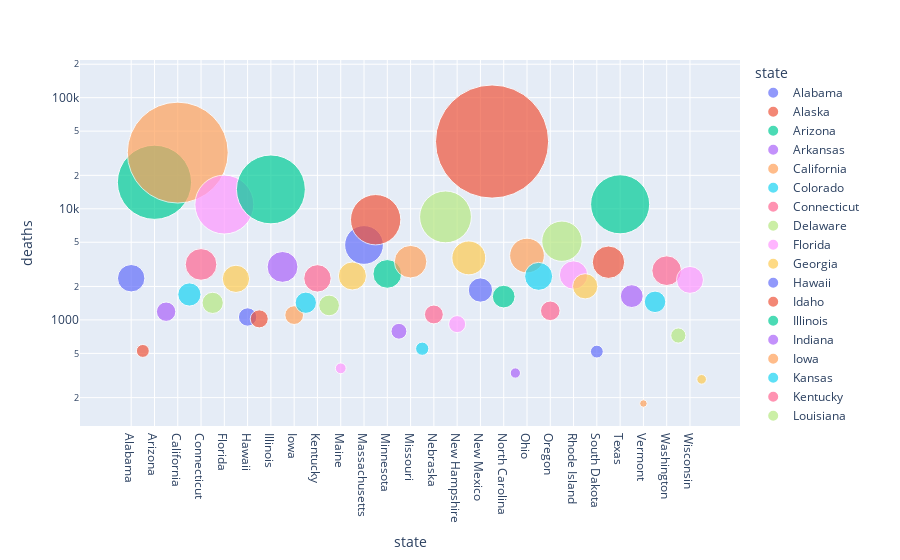

The notebook cell this image was saved under:
### Code cell
px.scatter(perstate22, x='state', y='deaths', 
           hover_data=['cases'],
           color='state', size='deaths', size_max=80, log_y=True)

### Figure 1 — Plotly figure (JSON) as saved in the notebook; plotly's stock layout.template omitted (floating-point values rounded to 4 significant figures)
{"data": [{"customdata": [[186245]], "hovertemplate": "state=%{x}<br>deaths=%{marker.size}<br>cases=%{customdata[0]}<extra></extra>", "legendgroup": "Alabama", "marker": {"color": "#636efa", "size": [2373], "sizemode": "area", "sizeref": 6.295, "symbol": "circle"}, "mode": "markers", "name": "Alabama", "orientation": "v", "showlegend": true, "type": "scatter", "x": ["Alabama"], "xaxis": "x", "y": [2373], "yaxis": "y"}, {"customdata": [[105418]], "hovertemplate": "state=%{x}<br>deaths=%{marker.size}<br>cases=%{customdata[0]}<extra></extra>", "legendgroup": "Alaska", "marker": {"color": "#EF553B", "size": [526], "sizemode": "area", "sizeref": 6.295, "symbol": "circle"}, "mode": "markers", "name": "Alaska", "orientation": "v", "showlegend": true, "type": "scatter", "x": ["Alaska"], "xaxis": "x", "y": [526], "yaxis": "y"}, {"customdata": [[1283590]], "hovertemplate": "state=%{x}<br>deaths=%{marker.size}<br>cases=%{customdata[0]}<extra></extra>", "legendgroup": "Arizona", "marker": {"color": "#00cc96", "size": [17326], "sizemode": "area", "sizeref": 6.295, "symbol": "circle"}, "mode": "markers", "name": "Arizona", "orientation": "v", "showlegend": true, "type": "scatter", "x": ["Arizona"], "xaxis": "x", "y": [17326], "yaxis": "y"}, {"customdata": [[104125]], "hovertemplate": "state=%{x}<br>deaths=%{marker.size}<br>cases=%{customdata[0]}<extra></extra>", "legendgroup": "Arkansas", "marker": {"color": "#ab63fa", "size": [1186], "sizemode": "area", "sizeref": 6.295, "symbol": "circle"}, "mode": "markers", "name": "Arkansas", "orientation": "v", "showlegend": true, "type": "scatter", "x": ["Arkansas"], "xaxis": "x", "y": [1186], "yaxis": "y"}, {"customdata": [[2918596]], "hovertemplate": "state=%{x}<br>deaths=%{marker.size}<br>cases=%{customdata[0]}<extra></extra>", "legendgroup": "California", "marker": {"color": "#FFA15A", "size": [32045], "sizemode": "area", "sizeref": 6.295, "symbol": "circle"}, "mode": "markers", "name": "California", "orientation": "v", "showlegend": true, "type": "scatter", "x": ["California"], "xaxis": "x", "y": [32045], "yaxis": "y"}, {"customdata": [[191085]], "hovertemplate": "state=%{x}<br>deaths=%{marker.size}<br>cases=%{customdata[0]}<extra></extra>", "legendgroup": "Colorado", "marker": {"color": "#19d3f3", "size": [1695], "sizemode": "area", "sizeref": 6.295, "symbol": "circle"}, "mode": "markers", "name": "Colorado", "orientation": "v", "showlegend": true, "type": "scatter", "x": ["Colorado"], "xaxis": "x", "y": [1695], "yaxis": "y"}, {"customdata": [[216983]], "hovertemplate": "state=%{x}<br>deaths=%{marker.size}<br>cases=%{customdata[0]}<extra></extra>", "legendgroup": "Connecticut", "marker": {"color": "#FF6692", "size": [3158], "sizemode": "area", "sizeref": 6.295, "symbol": "circle"}, "mode": "markers", "name": "Connecticut", "orientation": "v", "showlegend": true, "type": "scatter", "x": ["Connecticut"], "xaxis": "x", "y": [3158], "yaxis": "y"}, {"customdata": [[152569]], "hovertemplate": "state=%{x}<br>deaths=%{marker.size}<br>cases=%{customdata[0]}<extra></extra>", "legendgroup": "Delaware", "marker": {"color": "#B6E880", "size": [1424], "sizemode": "area", "sizeref": 6.295, "symbol": "circle"}, "mode": "markers", "name": "Delaware", "orientation": "v", "showlegend": true, "type": "scatter", "x": ["Delaware"], "xaxis": "x", "y": [1424], "yaxis": "y"}, {"customdata": [[1209302]], "hovertemplate": "state=%{x}<br>deaths=%{marker.size}<br>cases=%{customdata[0]}<extra></extra>", "legendgroup": "Florida", "marker": {"color": "#FF97FF", "size": [10921], "sizemode": "area", "sizeref": 6.295, "symbol": "circle"}, "mode": "markers", "name": "Florida", "orientation": "v", "showlegend": true, "type": "scatter", "x": ["Florida"], "xaxis": "x", "y": [10921], "yaxis": "y"}, {"customdata": [[222496]], "hovertemplate": "state=%{x}<br>deaths=%{marker.size}<br>cases=%{customdata[0]}<extra></extra>", "legendgroup": "Georgia", "marker": {"color": "#FECB52", "size": [2343], "sizemode": "area", "sizeref": 6.295, "symbol": "circle"}, "mode": "markers", "name": "Georgia", "orientation": "v", "showlegend": true, "type": "scatter", "x": ["Georgia"], "xaxis": "x", "y": [2343], "yaxis": "y"}, {"customdata": [[178469]], "hovertemplate": "state=%{x}<br>deaths=%{marker.size}<br>cases=%{customdata[0]}<extra></extra>", "legendgroup": "Hawaii", "marker": {"color": "#636efa", "size": [1063], "sizemode": "area", "sizeref": 6.295, "symbol": "circle"}, "mode": "markers", "name": "Hawaii", "orientation": "v", "showlegend": true, "type": "scatter", "x": ["Hawaii"], "xaxis": "x", "y": [1063], "yaxis": "y"}, {"customdata": [[135440]], "hovertemplate": "state=%{x}<br>deaths=%{marker.size}<br>cases=%{customdata[0]}<extra></extra>", "legendgroup": "Idaho", "marker": {"color": "#EF553B", "size": [1022], "sizemode": "area", "sizeref": 6.295, "symbol": "circle"}, "mode": "markers", "name": "Idaho", "orientation": "v", "showlegend": true, "type": "scatter", "x": ["Idaho"], "xaxis": "x", "y": [1022], "yaxis": "y"}, {"customdata": [[1204083]], "hovertemplate": "state=%{x}<br>deaths=%{marker.size}<br>cases=%{customdata[0]}<extra></extra>", "legendgroup": "Illinois", "marker": {"color": "#00cc96", "size": [14945], "sizemode": "area", "sizeref": 6.295, "symbol": "circle"}, "mode": "markers", "name": "Illinois", "orientation": "v", "showlegend": true, "type": "scatter", "x": ["Illinois"], "xaxis": "x", "y": [14945], "yaxis": "y"}, {"customdata": [[227778]], "hovertemplate": "state=%{x}<br>deaths=%{marker.size}<br>cases=%{customdata[0]}<extra></extra>", "legendgroup": "Indiana", "marker": {"color": "#ab63fa", "size": [3000], "sizemode": "area", "sizeref": 6.295, "symbol": "circle"}, "mode": "markers", "name": "Indiana", "orientation": "v", "showlegend": true, "type": "scatter", "x": ["Indiana"], "xaxis": "x", "y": [3000], "yaxis": "y"}, {"customdata": [[126409]], "hovertemplate": "state=%{x}<br>deaths=%{marker.size}<br>cases=%{customdata[0]}<extra></extra>", "legendgroup": "Iowa", "marker": {"color": "#FFA15A", "size": [1105], "sizemode": "area", "sizeref": 6.295, "symbol": "circle"}, "mode": "markers", "name": "Iowa", "orientation": "v", "showlegend": true, "type": "scatter", "x": ["Iowa"], "xaxis": "x", "y": [1105], "yaxis": "y"}, {"customdata": [[148890]], "hovertemplate": "state=%{x}<br>deaths=%{marker.size}<br>cases=%{customdata[0]}<extra></extra>", "legendgroup": "Kansas", "marker": {"color": "#19d3f3", "size": [1428], "sizemode": "area", "sizeref": 6.295, "symbol": "circle"}, "mode": "markers", "name": "Kansas", "orientation": "v", "showlegend": true, "type": "scatter", "x": ["Kansas"], "xaxis": "x", "y": [1428], "yaxis": "y"}, {"customdata": [[236424]], "hovertemplate": "state=%{x}<br>deaths=%{marker.size}<br>cases=%{customdata[0]}<extra></extra>", "legendgroup": "Kentucky", "marker": {"color": "#FF6692", "size": [2366], "sizemode": "area", "sizeref": 6.295, "symbol": "circle"}, "mode": "markers", "name": "Kentucky", "orientation": "v", "showlegend": true, "type": "scatter", "x": ["Kentucky"], "xaxis": "x", "y": [2366], "yaxis": "y"}, {"customdata": [[115730]], "hovertemplate": "state=%{x}<br>deaths=%{marker.size}<br>cases=%{customdata[0]}<extra></extra>", "legendgroup": "Louisiana", "marker": {"color": "#B6E880", "size": [1350], "sizemode": "area", "sizeref": 6.295, "symbol": "circle"}, "mode": "markers", "name": "Louisiana", "orientation": "v", "showlegend": true, "type": "scatter", "x": ["Louisiana"], "xaxis": "x", "y": [1350], "yaxis": "y"}, {"customdata": [[53039]], "hovertemplate": "state=%{x}<br>deaths=%{marker.size}<br>cases=%{customdata[0]}<extra></extra>", "legendgroup": "Maine", "marker": {"color": "#FF97FF", "size": [367], "sizemode": "area", "sizeref": 6.295, "symbol": "circle"}, "mode": "markers", "name": "Maine", "orientation": "v", "showlegend": true, "type": "scatter", "x": ["Maine"], "xaxis": "x", "y": [367], "yaxis": "y"}, {"customdata": [[180185]], "hovertemplate": "state=%{x}<br>deaths=%{marker.size}<br>cases=%{customdata[0]}<extra></extra>", "legendgroup": "Maryland", "marker": {"color": "#FECB52", "size": [2487], "sizemode": "area", "sizeref": 6.295, "symbol": "circle"}, "mode": "markers", "name": "Maryland", "orientation": "v", "showlegend": true, "type": "scatter", "x": ["Maryland"], "xaxis": "x", "y": [2487], "yaxis": "y"}, {"customdata": [[356297]], "hovertemplate": "state=%{x}<br>deaths=%{marker.size}<br>cases=%{customdata[0]}<extra></extra>", "legendgroup": "Massachusetts", "marker": {"color": "#636efa", "size": [4726], "sizemode": "area", "sizeref": 6.295, "symbol": "circle"}, "mode": "markers", "name": "Massachusetts", "orientation": "v", "showlegend": true, "type": "scatter", "x": ["Massachusetts"], "xaxis": "x", "y": [4726], "yaxis": "y"}, {"customdata": [[416604]], "hovertemplate": "state=%{x}<br>deaths=%{marker.size}<br>cases=%{customdata[0]}<extra></extra>", "legendgroup": "Michigan", "marker": {"color": "#EF553B", "size": [7975], "sizemode": "area", "sizeref": 6.295, "symbol": "circle"}, "mode": "markers", "name": "Michigan", "orientation": "v", "showlegend": true, "type": "scatter", "x": ["Michigan"], "xaxis": "x", "y": [7975], "yaxis": "y"}, {"customdata": [[315007]], "hovertemplate": "state=%{x}<br>deaths=%{marker.size}<br>cases=%{customdata[0]}<extra></extra>", "legendgroup": "Minnesota", "marker": {"color": "#00cc96", "size": [2595], "sizemode": "area", "sizeref": 6.295, "symbol": "circle"}, "mode": "markers", "name": "Minnesota", "orientation": "v", "showlegend": true, "type": "scatter", "x": ["Minnesota"], "xaxis": "x", "y": [2595], "yaxis": "y"}, {"customdata": [[54026]], "hovertemplate": "state=%{x}<br>deaths=%{marker.size}<br>cases=%{customdata[0]}<extra></extra>", "legendgroup": "Mississippi", "marker": {"color": "#ab63fa", "size": [791], "sizemode": "area", "sizeref": 6.295, "symbol": "circle"}, "mode": "markers", "name": "Mississippi", "orientation": "v", "showlegend": true, "type": "scatter", "x": ["Mississippi"], "xaxis": "x", "y": [791], "yaxis": "y"}, {"customdata": [[228826]], "hovertemplate": "state=%{x}<br>deaths=%{marker.size}<br>cases=%{customdata[0]}<extra></extra>", "legendgroup": "Missouri", "marker": {"color": "#FFA15A", "size": [3342], "sizemode": "area", "sizeref": 6.295, "symbol": "circle"}, "mode": "markers", "name": "Missouri", "orientation": "v", "showlegend": true, "type": "scatter", "x": ["Missouri"], "xaxis": "x", "y": [3342], "yaxis": "y"}, {"customdata": [[43099]], "hovertemplate": "state=%{x}<br>deaths=%{marker.size}<br>cases=%{customdata[0]}<extra></extra>", "legendgroup": "Montana", "marker": {"color": "#19d3f3", "size": [551], "sizemode": "area", "sizeref": 6.295, "symbol": "circle"}, "mode": "markers", "name": "Montana", "orientation": "v", "showlegend": true, "type": "scatter", "x": ["Montana"], "xaxis": "x", "y": [551], "yaxis": "y"}, {"customdata": [[151824]], "hovertemplate": "state=%{x}<br>deaths=%{marker.size}<br>cases=%{customdata[0]}<extra></extra>", "legendgroup": "Nebraska", "marker": {"color": "#FF6692", "size": [1120], "sizemode": "area", "sizeref": 6.295, "symbol": "circle"}, "mode": "markers", "name": "Nebraska", "orientation": "v", "showlegend": true, "type": "scatter", "x": ["Nebraska"], "xaxis": "x", "y": [1120], "yaxis": "y"}, {"customdata": [[543811]], "hovertemplate": "state=%{x}<br>deaths=%{marker.size}<br>cases=%{customdata[0]}<extra></extra>", "legendgroup": "Nevada", "marker": {"color": "#B6E880", "size": [8458], "sizemode": "area", "sizeref": 6.295, "symbol": "circle"}, "mode": "markers", "name": "Nevada", "orientation": "v", "showlegend": true, "type": "scatter", "x": ["Nevada"], "xaxis": "x", "y": [8458], "yaxis": "y"}, {"customdata": [[102553]], "hovertemplate": "state=%{x}<br>deaths=%{marker.size}<br>cases=%{customdata[0]}<extra></extra>", "legendgroup": "New Hampshire", "marker": {"color": "#FF97FF", "size": [917], "sizemode": "area", "sizeref": 6.295, "symbol": "circle"}, "mode": "markers", "name": "New Hampshire", "orientation": "v", "showlegend": true, "type": "scatter", "x": ["New Hampshire"], "xaxis": "x", "y": [917], "yaxis": "y"}, {"customdata": [[241539]], "hovertemplate": "state=%{x}<br>deaths=%{marker.size}<br>cases=%{customdata[0]}<extra></extra>", "legendgroup": "New Jersey", "marker": {"color": "#FECB52", "size": [3615], "sizemode": "area", "sizeref": 6.295, "symbol": "circle"}, "mode": "markers", "name": "New Jersey", "orientation": "v", "showlegend": true, "type": "scatter", "x": ["New Jersey"], "xaxis": "x", "y": [3615], "yaxis": "y"}, {"customdata": [[150120]], "hovertemplate": "state=%{x}<br>deaths=%{marker.size}<br>cases=%{customdata[0]}<extra></extra>", "legendgroup": "New Mexico", "marker": {"color": "#636efa", "size": [1858], "sizemode": "area", "sizeref": 6.295, "symbol": "circle"}, "mode": "markers", "name": "New Mexico", "orientation": "v", "showlegend": true, "type": "scatter", "x": ["New Mexico"], "xaxis": "x", "y": [1858], "yaxis": "y"}, {"customdata": [[2437848]], "hovertemplate": "state=%{x}<br>deaths=%{marker.size}<br>cases=%{customdata[0]}<extra></extra>", "legendgroup": "New York", "marker": {"color": "#EF553B", "size": [40291], "sizemode": "area", "sizeref": 6.295, "symbol": "circle"}, "mode": "markers", "name": "New York", "orientation": "v", "showlegend": true, "type": "scatter", "x": ["New York"], "xaxis": "x", "y": [40291], "yaxis": "y"}, {"customdata": [[300453]], "hovertemplate": "state=%{x}<br>deaths=%{marker.size}<br>cases=%{customdata[0]}<extra></extra>", "legendgroup": "North Carolina", "marker": {"color": "#00cc96", "size": [1622], "sizemode": "area", "sizeref": 6.295, "symbol": "circle"}, "mode": "markers", "name": "North Carolina", "orientation": "v", "showlegend": true, "type": "scatter", "x": ["North Carolina"], "xaxis": "x", "y": [1622], "yaxis": "y"}, {"customdata": [[59940]], "hovertemplate": "state=%{x}<br>deaths=%{marker.size}<br>cases=%{customdata[0]}<extra></extra>", "legendgroup": "North Dakota", "marker": {"color": "#ab63fa", "size": [333], "sizemode": "area", "sizeref": 6.295, "symbol": "circle"}, "mode": "markers", "name": "North Dakota", "orientation": "v", "showlegend": true, "type": "scatter", "x": ["North Dakota"], "xaxis": "x", "y": [333], "yaxis": "y"}, {"customdata": [[296037]], "hovertemplate": "state=%{x}<br>deaths=%{marker.size}<br>cases=%{customdata[0]}<extra></extra>", "legendgroup": "Ohio", "marker": {"color": "#FFA15A", "size": [3794], "sizemode": "area", "sizeref": 6.295, "symbol": "circle"}, "mode": "markers", "name": "Ohio", "orientation": "v", "showlegend": true, "type": "scatter", "x": ["Ohio"], "xaxis": "x", "y": [3794], "yaxis": "y"}, {"customdata": [[199990]], "hovertemplate": "state=%{x}<br>deaths=%{marker.size}<br>cases=%{customdata[0]}<extra></extra>", "legendgroup": "Oklahoma", "marker": {"color": "#19d3f3", "size": [2467], "sizemode": "area", "sizeref": 6.295, "symbol": "circle"}, "mode": "markers", "name": "Oklahoma", "orientation": "v", "showlegend": true, "type": "scatter", "x": ["Oklahoma"], "xaxis": "x", "y": [2467], "yaxis": "y"}, {"customdata": [[125217]], "hovertemplate": "state=%{x}<br>deaths=%{marker.size}<br>cases=%{customdata[0]}<extra></extra>", "legendgroup": "Oregon", "marker": {"color": "#FF6692", "size": [1208], "sizemode": "area", "sizeref": 6.295, "symbol": "circle"}, "mode": "markers", "name": "Oregon", "orientation": "v", "showlegend": true, "type": "scatter", "x": ["Oregon"], "xaxis": "x", "y": [1208], "yaxis": "y"}, {"customdata": [[319521]], "hovertemplate": "state=%{x}<br>deaths=%{marker.size}<br>cases=%{customdata[0]}<extra></extra>", "legendgroup": "Pennsylvania", "marker": {"color": "#B6E880", "size": [5110], "sizemode": "area", "sizeref": 6.295, "symbol": "circle"}, "mode": "markers", "name": "Pennsylvania", "orientation": "v", "showlegend": true, "type": "scatter", "x": ["Pennsylvania"], "xaxis": "x", "y": [5110], "yaxis": "y"}, {"customdata": [[229262]], "hovertemplate": "state=%{x}<br>deaths=%{marker.size}<br>cases=%{customdata[0]}<extra></extra>", "legendgroup": "Rhode Island", "marker": {"color": "#FF97FF", "size": [2535], "sizemode": "area", "sizeref": 6.295, "symbol": "circle"}, "mode": "markers", "name": "Rhode Island", "orientation": "v", "showlegend": true, "type": "scatter", "x": ["Rhode Island"], "xaxis": "x", "y": [2535], "yaxis": "y"}, {"customdata": [[173793]], "hovertemplate": "state=%{x}<br>deaths=%{marker.size}<br>cases=%{customdata[0]}<extra></extra>", "legendgroup": "South Carolina", "marker": {"color": "#FECB52", "size": [2008], "sizemode": "area", "sizeref": 6.295, "symbol": "circle"}, "mode": "markers", "name": "South Carolina", "orientation": "v", "showlegend": true, "type": "scatter", "x": ["South Carolina"], "xaxis": "x", "y": [2008], "yaxis": "y"}, {"customdata": [[57428]], "hovertemplate": "state=%{x}<br>deaths=%{marker.size}<br>cases=%{customdata[0]}<extra></extra>", "legendgroup": "South Dakota", "marker": {"color": "#636efa", "size": [519], "sizemode": "area", "sizeref": 6.295, "symbol": "circle"}, "mode": "markers", "name": "South Dakota", "orientation": "v", "showlegend": true, "type": "scatter", "x": ["South Dakota"], "xaxis": "x", "y": [519], "yaxis": "y"}, {"customdata": [[241839]], "hovertemplate": "state=%{x}<br>deaths=%{marker.size}<br>cases=%{customdata[0]}<extra></extra>", "legendgroup": "Tennessee", "marker": {"color": "#EF553B", "size": [3307], "sizemode": "area", "sizeref": 6.295, "symbol": "circle"}, "mode": "markers", "name": "Tennessee", "orientation": "v", "showlegend": true, "type": "scatter", "x": ["Tennessee"], "xaxis": "x", "y": [3307], "yaxis": "y"}, {"customdata": [[1034756]], "hovertemplate": "state=%{x}<br>deaths=%{marker.size}<br>cases=%{customdata[0]}<extra></extra>", "legendgroup": "Texas", "marker": {"color": "#00cc96", "size": [10977], "sizemode": "area", "sizeref": 6.295, "symbol": "circle"}, "mode": "markers", "name": "Texas", "orientation": "v", "showlegend": true, "type": "scatter", "x": ["Texas"], "xaxis": "x", "y": [10977], "yaxis": "y"}, {"customdata": [[346815]], "hovertemplate": "state=%{x}<br>deaths=%{marker.size}<br>cases=%{customdata[0]}<extra></extra>", "legendgroup": "Utah", "marker": {"color": "#ab63fa", "size": [1638], "sizemode": "area", "sizeref": 6.295, "symbol": "circle"}, "mode": "markers", "name": "Utah", "orientation": "v", "showlegend": true, "type": "scatter", "x": ["Utah"], "xaxis": "x", "y": [1638], "yaxis": "y"}, {"customdata": [[34882]], "hovertemplate": "state=%{x}<br>deaths=%{marker.size}<br>cases=%{customdata[0]}<extra></extra>", "legendgroup": "Vermont", "marker": {"color": "#FFA15A", "size": [177], "sizemode": "area", "sizeref": 6.295, "symbol": "circle"}, "mode": "markers", "name": "Vermont", "orientation": "v", "showlegend": true, "type": "scatter", "x": ["Vermont"], "xaxis": "x", "y": [177], "yaxis": "y"}, {"customdata": [[190115]], "hovertemplate": "state=%{x}<br>deaths=%{marker.size}<br>cases=%{customdata[0]}<extra></extra>", "legendgroup": "Virginia", "marker": {"color": "#19d3f3", "size": [1455], "sizemode": "area", "sizeref": 6.295, "symbol": "circle"}, "mode": "markers", "name": "Virginia", "orientation": "v", "showlegend": true, "type": "scatter", "x": ["Virginia"], "xaxis": "x", "y": [1455], "yaxis": "y"}, {"customdata": [[413359]], "hovertemplate": "state=%{x}<br>deaths=%{marker.size}<br>cases=%{customdata[0]}<extra></extra>", "legendgroup": "Washington", "marker": {"color": "#FF6692", "size": [2775], "sizemode": "area", "sizeref": 6.295, "symbol": "circle"}, "mode": "markers", "name": "Washington", "orientation": "v", "showlegend": true, "type": "scatter", "x": ["Washington"], "xaxis": "x", "y": [2775], "yaxis": "y"}, {"customdata": [[47931]], "hovertemplate": "state=%{x}<br>deaths=%{marker.size}<br>cases=%{customdata[0]}<extra></extra>", "legendgroup": "West Virginia", "marker": {"color": "#B6E880", "size": [724], "sizemode": "area", "sizeref": 6.295, "symbol": "circle"}, "mode": "markers", "name": "West Virginia", "orientation": "v", "showlegend": true, "type": "scatter", "x": ["West Virginia"], "xaxis": "x", "y": [724], "yaxis": "y"}, {"customdata": [[278771]], "hovertemplate": "state=%{x}<br>deaths=%{marker.size}<br>cases=%{customdata[0]}<extra></extra>", "legendgroup": "Wisconsin", "marker": {"color": "#FF97FF", "size": [2292], "sizemode": "area", "sizeref": 6.295, "symbol": "circle"}, "mode": "markers", "name": "Wisconsin", "orientation": "v", "showlegend": true, "type": "scatter", "x": ["Wisconsin"], "xaxis": "x", "y": [2292], "yaxis": "y"}, {"customdata": [[26382]], "hovertemplate": "state=%{x}<br>deaths=%{marker.size}<br>cases=%{customdata[0]}<extra></extra>", "legendgroup": "Wyoming", "marker": {"color": "#FECB52", "size": [292], "sizemode": "area", "sizeref": 6.295, "symbol": "circle"}, "mode": "markers", "name": "Wyoming", "orientation": "v", "showlegend": true, "type": "scatter", "x": ["Wyoming"], "xaxis": "x", "y": [292], "yaxis": "y"}], "layout": {"autosize": true, "legend": {"itemsizing": "constant", "title": {"text": "state"}, "tracegroupgap": 0}, "margin": {"t": 60}, "xaxis": {"anchor": "y", "autorange": true, "categoryarray": ["Alabama", "Alaska", "Arizona", "Arkansas", "California", "Colorado", "Connecticut", "Delaware", "Florida", "Georgia", "Hawaii", "Idaho", "Illinois", "Indiana", "Iowa", "Kansas", "Kentucky", "Louisiana", "Maine", "Maryland", "Massachusetts", "Michigan", "Minnesota", "Mississippi", "Missouri", "Montana", "Nebraska", "Nevada", "New Hampshire", "New Jersey", "New Mexico", "New York", "North Carolina", "North Dakota", "Ohio", "Oklahoma", "Oregon", "Pennsylvania", "Rhode Island", "South Carolina", "South Dakota", "Tennessee", "Texas", "Utah", "Vermont", "Virginia", "Washington", "West Virginia", "Wisconsin", "Wyoming"], "categoryorder": "array", "domain": [0, 1], "range": [-3.577, 52.06], "title": {"text": "state"}, "type": "category"}, "yaxis": {"anchor": "x", "autorange": true, "domain": [0, 1], "range": [1.999, 5.733], "title": {"text": "deaths"}, "type": "log"}}}
